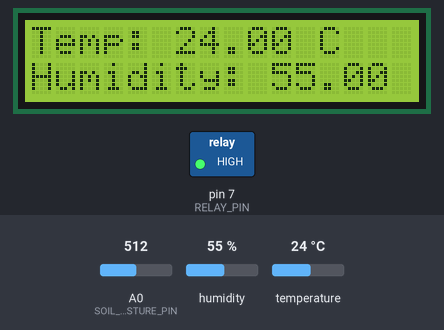
A sketch run on a simulated Arduino Uno, built with avr-gcc and run on an emulated ATmega328P. On the bench: 16×2 character LCD, switched loads named in the sketch (green lamp = pin HIGH). Inputs (shaded band) come from the test bench; at power-on: A0 (SOIL_MOISTURE_PIN) = 512, humidity 55 %, temperature 24 °C.

Above: at 1.2 s.
1.3 s: A0 (SOIL_MOISTURE_PIN) set to 307
At 6.6 s:
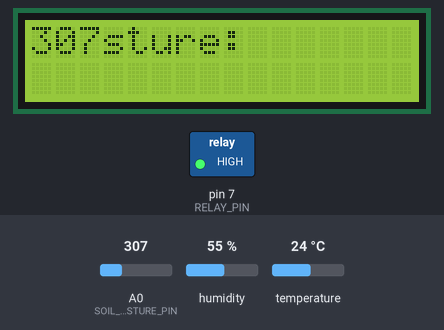
9.7 s: A0 (SOIL_MOISTURE_PIN) set to 290
At 14.8 s:
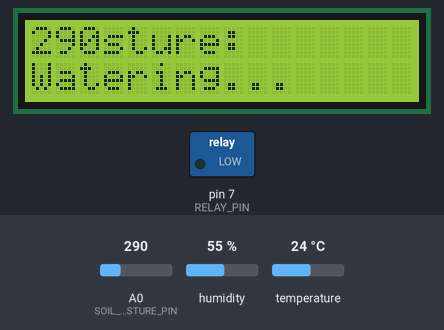
19.1 s: A0 (SOIL_MOISTURE_PIN) set to 104
At 23.4 s:
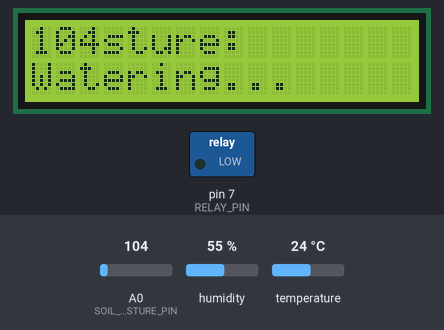
26.0 s: A0 (SOIL_MOISTURE_PIN) set to 92
At 32.0 s:
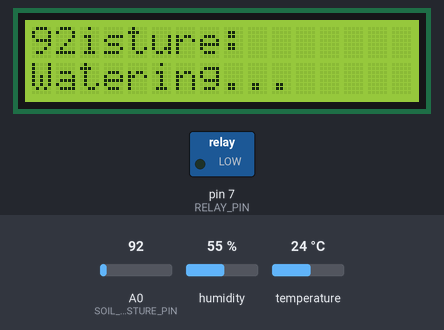
35.4 s: A0 (SOIL_MOISTURE_PIN) set to 0
At 39.2 s:
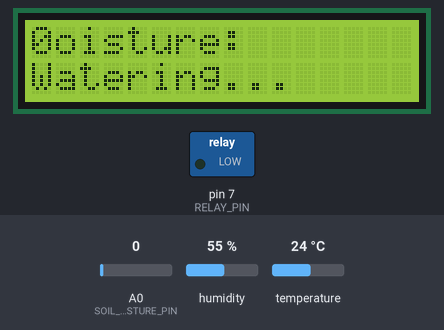
44.4 s: A0 (SOIL_MOISTURE_PIN) set to 1023
At 47.4 s:
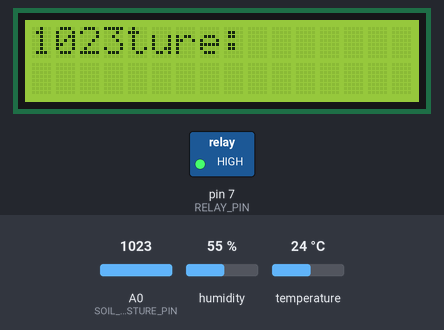
Timing chart, 0 to 48.9 s (numbered marks = the images above; inputs shaded):
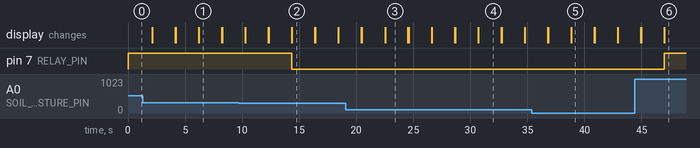

Measured:
- the behaviour switches between 300 and 299 on A0 (SOIL_MOISTURE_PIN) (found by bisection; images 1 and 2)
- the behaviour switches between 100 and 99 on A0 (SOIL_MOISTURE_PIN) (found by bisection; images 3 and 4)
- after the input at 9.7 s, pin 7 (RELAY_PIN): HIGH → LOW after 4.7 s; the display: first differs from a run without the input after 4.7 s (image 2)
- after the input at 26.0 s, the display: first differs from a run without the input after 4.7 s (image 4)
- after the input at 35.4 s, the display: first differs from a run without the input after 3.5 s (image 5)
- after the input at 44.4 s, pin 7 (RELAY_PIN): LOW → HIGH after 2.6 s; the display: first differs from a run without the input after 2.6 s (image 6)
- what the display in image 1 shows lasts 2.0 s, from 6.2 s to 8.2 s

The sketch:

elcode.ino
```cpp
#include <Wire.h>
#include <LiquidCrystal_I2C.h>
#include "DHT.h"

#define DHTPIN 2
#define DHTTYPE DHT11
#define SOIL_MOISTURE_PIN A0
#define RELAY_PIN 7

DHT dht(DHTPIN, DHTTYPE);
LiquidCrystal_I2C lcd(0x27, 16, 2);

int soilMoistureValue = 0;
int soilMoistureThreshold = 300; // Set the soil moisture threshold

void setup() {
  pinMode(RELAY_PIN, OUTPUT);
  digitalWrite(RELAY_PIN, HIGH); // Turn off the relay initially
  lcd.init();
  lcd.backlight();
  dht.begin();
  Serial.begin(9600);
}

void loop() {
  // Read soil moisture
  soilMoistureValue = analogRead(SOIL_MOISTURE_PIN);

  // Read temperature and humidity
  float humidity = dht.readHumidity();
  float temperature = dht.readTemperature();

  // Check if any reads failed and exit early (to try again).
  if (isnan(humidity) || isnan(temperature)) {
    lcd.setCursor(0, 0);
    lcd.print("Sensor error");
    return;
  }

  // Display data on LCD
  lcd.setCursor(0, 0);
  lcd.print("Temp: ");
  lcd.print(temperature);
  lcd.print(" C");

  lcd.setCursor(0, 1);
  lcd.print("Humidity: ");
  lcd.print(humidity);
  lcd.print(" %");

  delay(2000); // Wait for 2 seconds

  lcd.clear();

  lcd.setCursor(0, 0);
  lcd.print("Moisture:");
  lcd.setCursor(0, 0);
  lcd.print(soilMoistureValue);

  // Control the relay based on soil moisture value
  if (soilMoistureValue < soilMoistureThreshold) {
    digitalWrite(RELAY_PIN, LOW); // Turn on the water pump
    lcd.setCursor(0, 1);
    lcd.print("Watering...");
  } else {
    digitalWrite(RELAY_PIN, HIGH); // Turn off the water pump
  }

  delay(2000); // Wait for 2 seconds
  lcd.clear();
}
```
